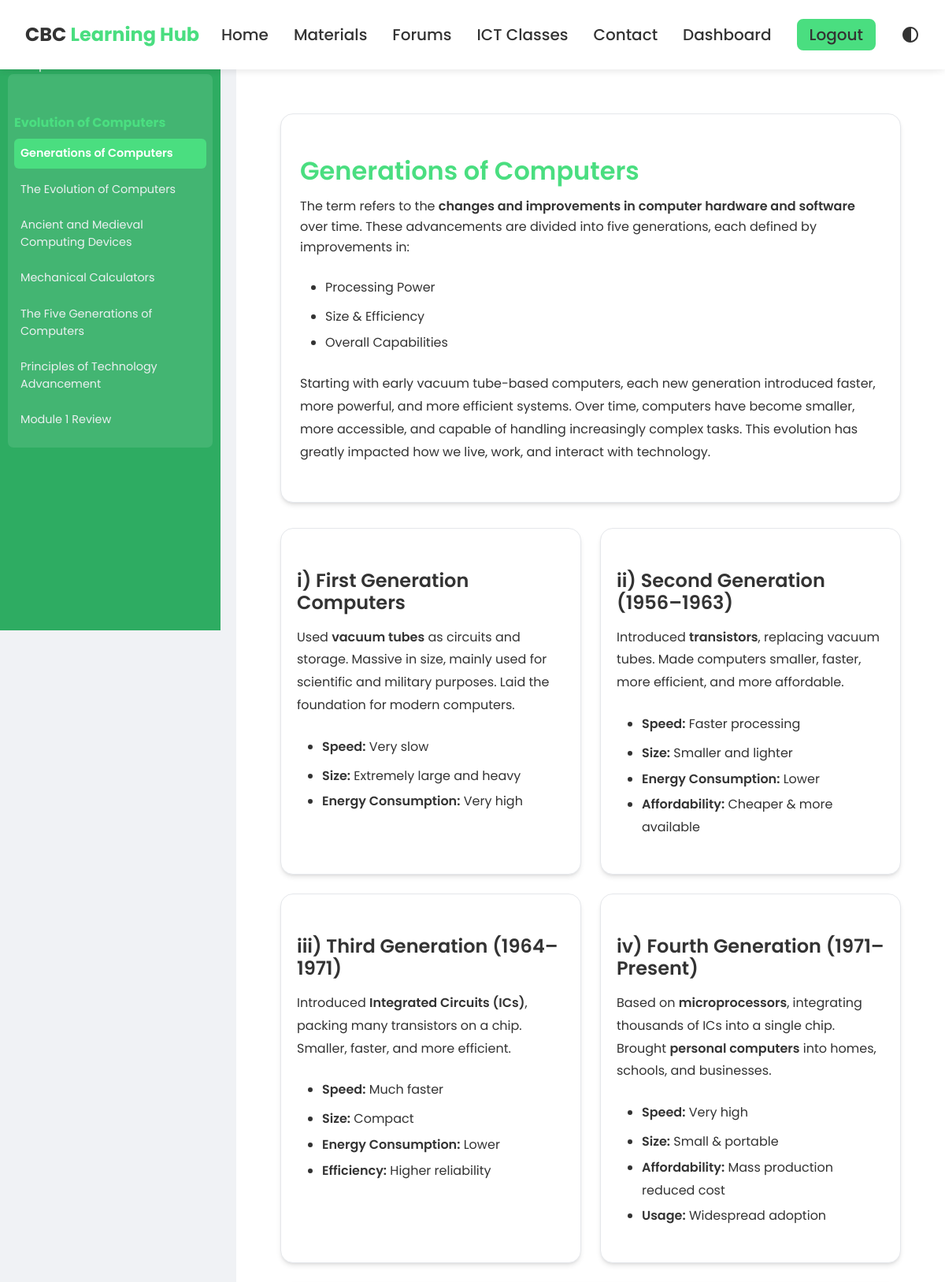
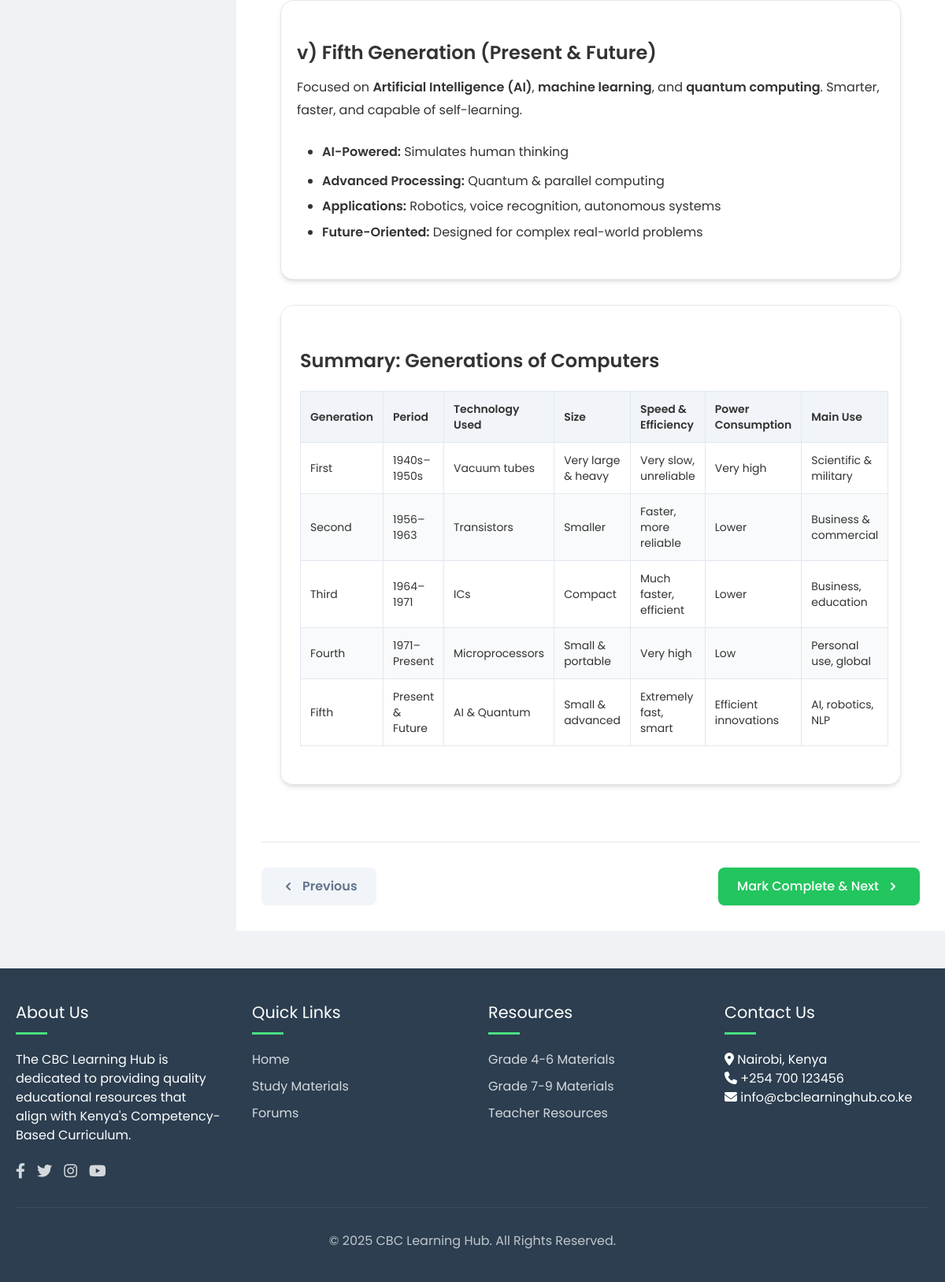
The app's page /material/1/ (signed in) with its own data (2 pictures, top to bottom).
### learninghub/models.py (models this page shows, shortened)
class SubTopic(models.Model):
    topic = models.ForeignKey(Topic, on_delete=models.CASCADE)
    name = models.CharField(max_length=200)  # e.g., Data Analysis

class Material(models.Model):
    course = models.ForeignKey(
        'Course', on_delete=models.CASCADE, related_name='materials', null=True, blank=True
    )
    subtopic = models.ForeignKey(SubTopic, on_delete=models.CASCADE)
    title = models.CharField(max_length=200)
    html_content = models.TextField()
    order = models.PositiveIntegerField(blank=True, null=True)
    xp_value = models.PositiveIntegerField(default=50)
    class Meta:
        ordering = ['order', 'id']

### learninghub/views.py (the view)
# urls.py: path('material/<int:pk>/', hub_views.material_detail, name='material_detail'),
@login_required
def material_detail(request, pk):
    if request.user.role != 'student':
        messages.error(request,"Only Students Can view this content.")
        return redirect('index')
    material = get_object_or_404(Material, pk=pk)
    subtopic = material.subtopic
    topic = subtopic.topic
    subtopics = topic.subtopic_set.prefetch_related('material_set').all()
    all_materials = list(Material.objects.filter(subtopic__topic=topic).order_by('order', 'id'))
    materials_list = all_materials
    try:
        idx = materials_list.index(material)
    except ValueError:
        materials_list_ids = [m.id for m in materials_list]
        if material.id not in materials_list_ids:
            materials_list.append(material)
            materials_list.sort(key=lambda m: (m.order or 0, m.id))
        idx = materials_list.index(material)
    previous_material = materials_list[idx - 1] if idx > 0 else None
    next_material = materials_list[idx + 1] if idx < len(materials_list) - 1 else None
    return render(request, 'material_detail.html', {
        'current_material': material,
        'subtopics': subtopics,
        'topic': topic,
        'previous_material': previous_material,
        'next_material': next_material,
    })

### templates/material_detail.html (shortened to what this page needs)
{% load static %}
<!DOCTYPE html>
<html lang="en">
<head>
    <link rel="stylesheet" href="https://cdnjs.cloudflare.com/ajax/libs/font-awesome/6.4.0/css/all.min.css">
    <link rel="stylesheet" href="{% static 'css/base.css' %}">
    <link rel="stylesheet" href="{% static 'css/material_detail.css' %}">
    <script src="https://cdn.tailwindcss.com"></script>
</head>
<body>
    <header>
        <div class="header-container">
            <a href="#" class="logo">CBC <span>Learning Hub</span></a>
            <nav id="mainNav">
                <ul>
                    <li><a href="{% url 'index' %}">Home</a></li>
                    <li><a href="{% url 'subject_list' %}">Materials</a></li>
                    <li><a href="#forums">Forums</a></li>
                    <li><a href="#classes">ICT Classes</a></li>
                    <li><a href="#contact">Contact</a></li>
                    <li><a href="{% url 'dashboard' %}">Dashboard</a></li>
                    <li><a href="{% url 'account_logout' %}" class="btn-header btn-logout">Logout</a></li>
                    <li class="dark-mode-toggle">
                    </li>
                </ul>
            </nav>
        </div>
    </header>
    <div class="sidebar" id="sidebar">
    <h4>{{ topic.subject.name }} - {{ topic.subject.grade }}</h4>
    <ul>
        {% for subtopic in subtopics %}
            <li class="topic-item">
                <ul class="subtopic-list">
                        <li class="subtopic-item">
                            <strong>{{ subtopic.name }}</strong>
                            <ul class="material-list">
                                {% for material in subtopic.material_set.all|dictsort:"order" %}
                                    <li>
                                        <a href="{% url 'material_detail' material.pk %}"
                                           class="{% if material.pk == current_material.pk %}active{% endif %}">
                                            {{ material.title }}
                                        </a>
                                    </li>
                                {% empty %}
                                    <li>No materials yet.</li>
                                {% endfor %}
                            </ul>
                        </li>
                </ul>
            </li>
        {% empty %}
            <li>No topics found for this subject.</li>
        {% endfor %}
    </ul>
    </div>
    <main class="main-content">
        <div class="prose prose-lg max-w-none prose-green">
            {% if current_material.html_content %}
                {{ current_material.html_content|safe }}
            {% else %}
                <p>No material content found.</p>
            {% endif %}
        </div>
        <div class="flex flex-col sm:flex-row justify-between mt-12 pt-8 border-t border-gray-200 navigation-buttons gap-4">
            {% if previous_material %}
                <a href="{% url 'material_detail' previous_material.pk %}" class="bg-green-500 hover:bg-green-600 text-white font-medium px-6 py-3 rounded-lg transition duration-200 flex items-center justify-center gap-2 shadow hover:shadow-md">
                    <svg xmlns="http://www.w3.org/2000/svg" class="h-5 w-5" viewBox="0 0 20 20" fill="currentColor"><path fill-rule="evenodd" d="M12.707 5.293a1 1 0 010 1.414L9.414 10l3.293 3.293a1 1 0 01-1.414 1.414l-4-4a1 1 0 010-1.414l4-4a1 1 0 011.414 0z" clip-rule="evenodd" /></svg>
                    Previous
                </a>
            {% else %}
                <span class="bg-gray-300 text-gray-500 font-medium px-6 py-3 rounded-lg flex items-center justify-center gap-2 cursor-not-allowed">
                    <svg xmlns="http://www.w3.org/2000/svg" class="h-5 w-5" viewBox="0 0 20 20" fill="currentColor"><path fill-rule="evenodd" d="M12.707 5.293a1 1 0 010 1.414L9.414 10l3.293 3.293a1 1 0 01-1.414 1.414l-4-4a1 1 0 010-1.414l4-4a1 1 0 011.414 0z" clip-rule="evenodd" /></svg>
                    Previous
                </span>
            {% endif %}
            {% if next_material %}
                <form action="{% url 'complete_material' current_material.pk %}" method="post">
                    <button type="submit"
                        class="inline-flex items-center justify-center gap-2 px-6 py-3 rounded-lg bg-green-500 text-white font-medium shadow transition duration-200 hover:bg-green-600 hover:shadow-md">
                        Mark Complete & Next
                        <svg xmlns="http://www.w3.org/2000/svg" class="h-5 w-5" viewBox="0 0 20 20" fill="currentColor">
                            <path fill-rule="evenodd"
                                d="M7.293 14.707a1 1 0 010-1.414L10.586 10 7.293 6.707a1 1 0 011.414-1.414l4 4a1 1 0 010 1.414l-4 4a1 1 0 01-1.414 0z"
                                clip-rule="evenodd" />
                        </svg>
                    </button>
                </form>
            {% endif %}
        </div>
    </main>
    <footer id="contact">
        <div class="footer-content">
            <div class="footer-column">
                <h3>About Us</h3>
                <p>The CBC Learning Hub is dedicated to providing quality educational resources that align with Kenya's Competency-Based Curriculum.</p>
                <div class="social-links">
                    <a href="#"><i class="fab fa-facebook-f"></i></a>
                    <a href="#"><i class="fab fa-twitter"></i></a>
                    <a href="#"><i class="fab fa-instagram"></i></a>
                    <a href="#"><i class="fab fa-youtube"></i></a>
                </div>
            </div>
            <div class="footer-column">
                <h3>Quick Links</h3>
                <ul class="footer-links">
                    <li><a href="#">Home</a></li>
                    <li><a href="#">Study Materials</a></li>
                    <li><a href="#">Forums</a></li>
                </ul>
            </div>
            <div class="footer-column">
                <h3>Resources</h3>
                <ul class="footer-links">
                    <li><a href="#">Grade 4-6 Materials</a></li>
                    <li><a href="#">Grade 7-9 Materials</a></li>
                    <li><a href="#">Teacher Resources</a></li>
                </ul>
            </div>
            <div class="footer-column">
                <h3>Contact Us</h3>
                <p><i class="fas fa-map-marker-alt"></i> Nairobi, Kenya</p>
                <p><i class="fas fa-phone"></i> +254 700 123456</p>
                <p><i class="fas fa-envelope"></i> info@cbclearninghub.co.ke</p>
            </div>
        </div>
        <div class="footer-bottom">
            <p>&copy; {% now "Y" %} CBC Learning Hub. All Rights Reserved.</p>
        </div>
    </footer>
</body>
</html>

### static/css/base.css (style rules this page uses)
:root { --primary-color: #333; --accent-color: #4ade80; --bg-color: #f0f2f5; --text-color: #333; --header-bg: #fff; --sidebar-bg: #2eac62; --sidebar-text: #ecf0f1; --content-bg: #ffffff; --shadow-color: rgba(0, 0, 0, 0.05); --hero-bg: #f8fafc; --card-bg: #ffffff; --testimonial-bg: #f8fafc; --footer-bg: #2c3e50; --footer-text: #ffffff; --border-color: #e2e8f0; --gray: #f1f5f9; --gray-dark: #e2e8f0; --text-light: #64748b; --primary-light: #e0f2fe; --danger: #ef4444; --white: #ffffff; --border-radius: 0.5rem; --shadow: 0 1px 3px rgba(0, 0, 0, 0.1); --shadow-md: 0 4px 6px rgba(0, 0, 0, 0.1); --shadow-sm: 0 1px 2px rgba(0, 0, 0, 0.05); }
body { font-family: 'Poppins', sans-serif; background-color: var(--bg-color); color: var(--text-color); transition: background-color 0.3s ease, color 0.3s ease; position: relative; min-height: 100vh; margin: 0; padding: 0; }
header { background-color: var(--header-bg); box-shadow: 0 2px 10px var(--shadow-color); position: sticky; top: 0; z-index: 1000; }
.header-container { max-width: 1200px; margin: 0 auto; padding: 1rem 2rem; display: flex; justify-content: space-between; align-items: center; }
.logo { font-size: 1.5rem; font-weight: 700; color: var(--primary-color); text-decoration: none; transition: color 0.3s ease; }
.logo span { color: var(--accent-color); }
#mainNav ul { display: flex; list-style: none; margin: 0; padding: 0; align-items: center; gap: 2rem; }
#mainNav a { color: var(--text-color); text-decoration: none; font-size: 20px; font-weight: 500; transition: color 0.3s ease; position: relative; }
#mainNav a::after { content: ''; position: absolute; bottom: -5px; left: 0; width: 0; height: 2px; background-color: var(--accent-color); transition: width 0.3s ease; }
.btn-header { display: inline-block; padding: 8px 14px; border-radius: 8px; font-weight: 600; text-decoration: none; line-height: 1; transition: all 0.2s ease; }
.btn-logout { background: var(--accent-color); color: #fff; border: 2px solid var(--accent-color); }
.dark-mode-toggle { position: relative; width: 24px; height: 24px; cursor: pointer; display: flex; align-items: center; justify-content: center; }
.dark-mode-toggle svg { position: absolute; top: 0; left: 0; transition: opacity 0.3s ease; fill: var(--text-color); }
footer { background-color: var(--footer-bg); color: var(--footer-text); padding: 40px 20px; position: relative; margin-top: auto; }
.footer-content { display: grid; grid-template-columns: repeat(auto-fit, minmax(250px, 1fr)); gap: 40px; max-width: 1200px; margin: 0 auto; }
.footer-column h3 { font-size: 1.3rem; margin-bottom: 20px; position: relative; color: var(--footer-text); }
.footer-column h3::after { content: ''; display: block; width: 40px; height: 3px; background-color: var(--accent-color); margin-top: 10px; }
.footer-links { list-style: none; padding: 0; }
.footer-links li { margin-bottom: 10px; }
.footer-links a { color: var(--footer-text); text-decoration: none; opacity: 0.8; transition: all 0.3s; }
.social-links { display: flex; gap: 15px; margin-top: 20px; }
.social-links a { color: var(--footer-text); font-size: 1.2rem; opacity: 0.8; transition: all 0.3s; }
.footer-bottom { text-align: center; padding-top: 30px; margin-top: 30px; border-top: 1px solid rgba(255, 255, 255, 0.1); opacity: 0.7; color: var(--footer-text); }

### records on screen
SubTopic: name "Evolution of Computers"
Material: title "Generations of Computers", html_content "Generations of Computers The term refers to the changes and improvements in computer hardware and software over time. These advancements are divided into five generations, each defined by improvements in: Processing Power Size & Efficiency Overall Capabilities Starting with early vacuum tube-based computers, each new generation introduced faster, more powerful, and more efficient systems. Over time, computers have become smaller, more accessible, and capable of handling increasingly complex tasks. This evolution has greatly impacted how we live, work, and interact with technology. i) First Generation Computers Used vacuum tubes as circuits and storage. Massive in size, mainly used for…"
Material: title "The Evolution of Computers"
Material: title "Ancient and Medieval Computing Devices"
Material: title "Mechanical Calculators"
Material: title "The Five Generations of Computers"
Material: title "Principles of Technology Advancement"
Material: title "Module 1 Review"
